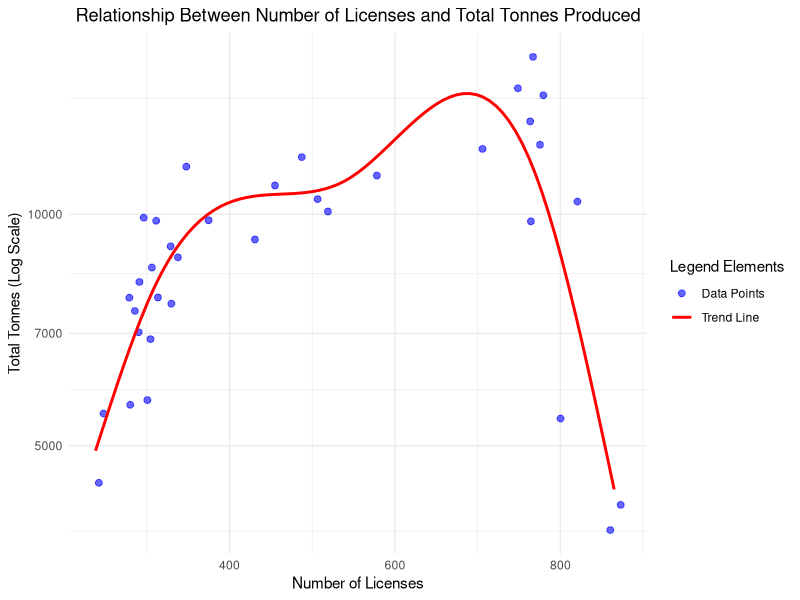
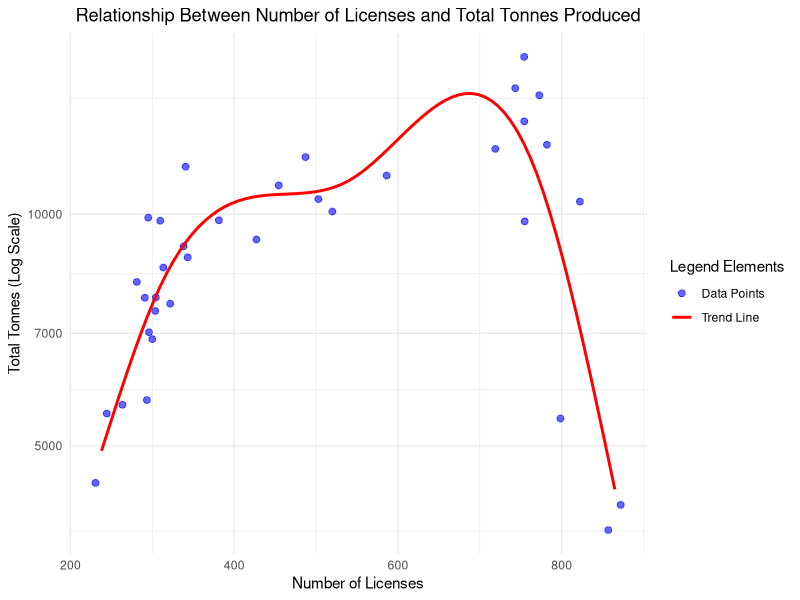

The R source for these figures, in order:
## ---- chunk 1
knitr::opts_chunk$set(echo = TRUE)
## ---- chunk 2
library(tidyverse)
## ---- chunk 3
getwd()
data <- read_csv("../data/QFISH_data.csv")
## ---- chunk 4
# Prepare the data
data$Tonnes <- as.numeric(gsub(",", "", data$Tonnes))  # Ensure Tonnes is numeric, remove any commas
data$Licences <- as.integer(data$Licences)  # Ensure Licences is integer

# Define threshold to identify and remove outliers
outlier_threshold <- 200000  # Example threshold
data <- data[data$Tonnes <= outlier_threshold, ]

# Generate the plot without the outlier and with a legend on the right
plot <- ggplot(data, aes(x = Licences, y = Tonnes)) +
  geom_jitter(aes(color = "Data Points"), alpha = 0.6, size = 2, width = 10, height = 0) +  # Adding jitter to reduce overlap
  geom_smooth(aes(color = "Trend Line"), method = "gam", se = FALSE) +  # Add a linear trend line without confidence interval
  scale_y_log10() +  # Applying log transformation to y-axis to handle large range
  scale_color_manual(values = c("Data Points" = "blue", "Trend Line" = "red")) +  # Define custom colors for the legend
  labs(title = "Relationship Between Number of Licenses and Total Tonnes Produced",
       x = "Number of Licenses",
       y = "Total Tonnes (Log Scale)",
       color = "Legend Elements") +  # Adding legend title
  theme_minimal() +
  theme(plot.title = element_text(hjust = 0.5),  # Center the plot title
        plot.subtitle = element_text(hjust = 0.5),  # Center the subtitle
        legend.position = "right")  # Position the legend on the right

# Display the plot
print(plot)

# Save the plot to a file
ggsave("scatter_plot_with_legend_right.pdf", plot = plot, width = 10, height = 6, dpi = 300)


